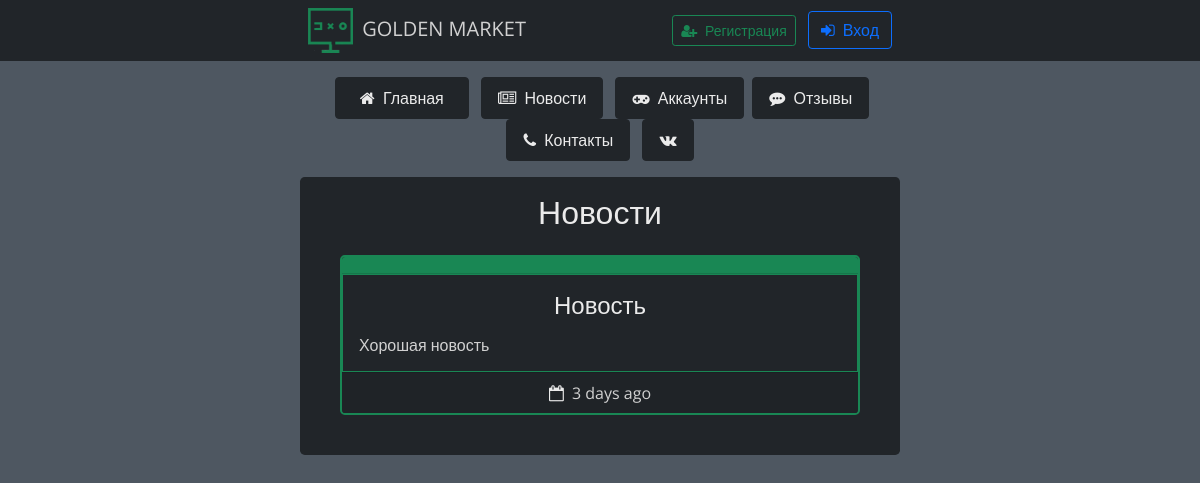
The app's page /news, older data.
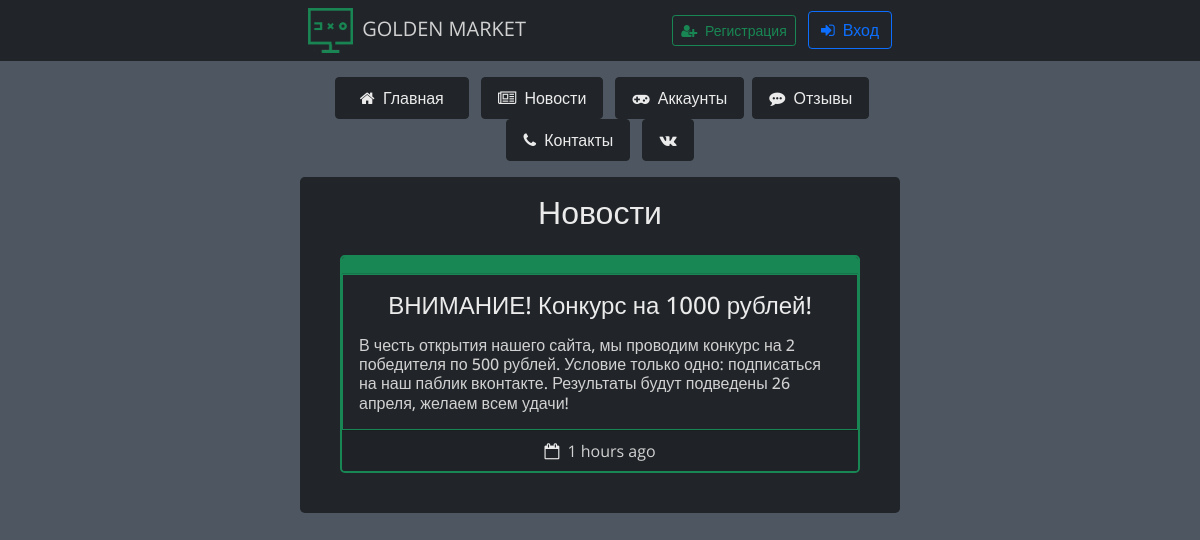
The same page, newer data.
### data/news.py (models this page shows)
class News(SqlAlchemyBase, UserMixin):  # таблица новостей
    __tablename__ = 'news'
    id = sqlalchemy.Column(sqlalchemy.Integer,
                           primary_key=True, autoincrement=True)
    title = sqlalchemy.Column(sqlalchemy.String, nullable=True)
    content = sqlalchemy.Column(sqlalchemy.String, nullable=True)
    created_date = sqlalchemy.Column(sqlalchemy.DateTime,
                                     default=datetime.datetime.now().date())
    user_id = sqlalchemy.Column(sqlalchemy.Integer,
                                sqlalchemy.ForeignKey("users.id"))
    user = orm.relation('User')

### main.py (the view)
@app.route('/news', methods=['GET', 'POST'])  # страница новостей
def news():
    global edit_mode
    db_sess = db_session.create_session()
    all_news = db_sess.query(News)  # получение таблицы новостей из базы данных
    arr = []  # список для новостей
    for item in all_news:
        delta = datetime.datetime.now() - item.created_date
        if delta.days != 0:
            arr.append([item.title, item.content, delta.days, 'days', item.id])
        elif int(str(delta).split()[0].split(':')[0]) != 0:
            arr.append(
                [item.title, item.content, int(str(delta).split()[0].split(':')[0]), 'hours',
                 item.id])
        else:
            arr.append([item.title, item.content,
                        int(str(delta).split()[0].split(':')[1]), 'minutes', item.id])
    if current_user.is_authenticated:
        return render_template('news.html', title='Новости', news=arr[::-1],
                               photo='/'.join(current_user.photo.split('/')[1:]),
                               edit_mode=edit_mode,
                               ADMINS=ADMINS,
                               is_photo=current_user.is_photo)
    return render_template('news.html', title='Новости', news=arr[::-1])

### data/db_session.py (called while the page is built)
def create_session() -> Session:
    global __factory
    return __factory()

### templates/news.html (shortened to what this page needs)
{% extends "base.html" %}
{% block content %}
<div class="container w-50 bg-dark rounded-3 mt-3 p-3 text-center">
    <h2 class="mb-3 simple-btn">Новости</h2>
    {% if news %}
    {% for item in news %}
    <div class="card text-center m-4 bg-dark rounded-3 border-success border-2">
        {% if edit_mode %}
        <div class="card-header bg-success p-1 d-flex justify-content-end">
            <div class="d-flex mx-auto">
                <a href="/edit_news/{{ item[4] }}" class="my-auto">
                    <button type="button" class="btn-sm btn-warning me-1">
                        <i class="fa fa-pencil fa-1x text-black" aria-hidden="true"></i>
                    </button>
                </a>
                <a href="/delete_news/{{ item[4] }}" class="my-auto">
                    <button type="button" class="btn-sm btn-danger ms-1 me-2">
                        <i class="fa fa-trash-o fa-1x simple-btn" aria-hidden="true"></i>
                    </button>
                </a>
            </div>
        </div>
        {% else %}
        <div class="card-header bg-success"></div>
        {% endif %}
        <div class="card-body border border-success">
            <h4 class="card-title mb-3 simple-btn">{{ item[0] }}</h4>
            <h6 class="card-text mx-auto text-start">{{ item[1] }}</h6>
        </div>
        <div class="card-footer">
            <i class="fa fa-calendar-o fa-1x simple-btn me-1" aria-hidden="true"></i> {{ item[2] }}
            {{ item[3] }} ago
        </div>
    </div>
    {% endfor %}
    {% else %}
    <h4 class="my-5">Здесь пока пусто, приходи завтра</h4>
    {% endif%}
</div>
{% endblock %}

Row changes from the older to the newer data that the page shows:
removed News: title "Новость", content "Хорошая новость", item "3", item "days"
added News: title "ВНИМАНИЕ! Конкурс на 1000 рублей!", content "В честь открытия нашего сайта, мы проводим конкурс на 2 победителя по 500 рублей. Условие только одно: подписаться на наш паблик вконтакте. Результаты будут подведены 26 апреля, желаем всем удачи!", id "1", item "hours"
